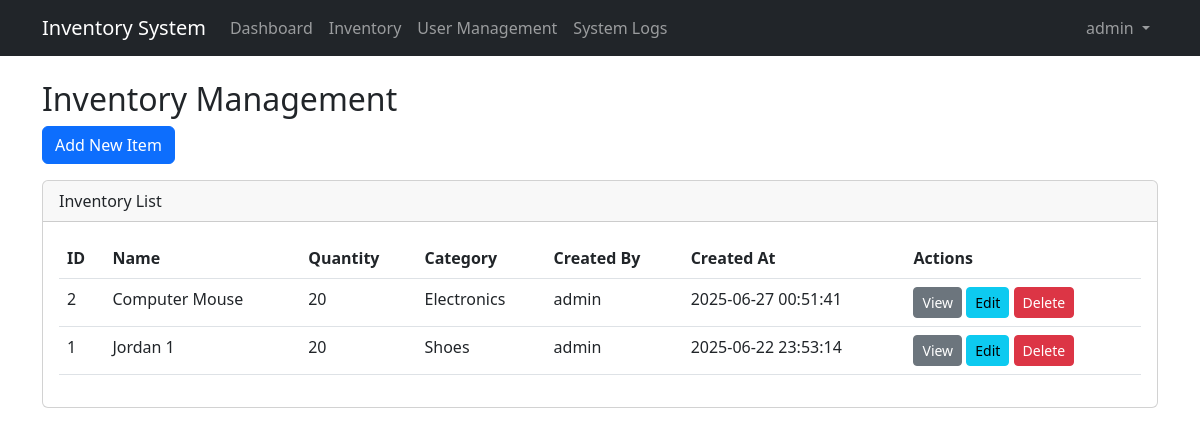
The app's page /inventory.php (signed in) with its own data.
### tables this page shows
CREATE TABLE `inventory` (
  `id` int(11) NOT NULL,
  `name` varchar(100) NOT NULL,
  `quantity` int(11) NOT NULL,
  `category` varchar(50) NOT NULL,
  `created_by` int(11) NOT NULL,
  `created_at` datetime DEFAULT current_timestamp(),
  `updated_at` datetime DEFAULT current_timestamp() ON UPDATE current_timestamp()
);

CREATE TABLE `users` (
  `id` int(11) NOT NULL,
  `username` varchar(50) NOT NULL,
  `password` varchar(255) NOT NULL,
  `role` enum('admin','staff') NOT NULL,
  `is_active` tinyint(1) DEFAULT 1,
  `login_attempts` int(11) DEFAULT 0,
  `last_failed_attempt` datetime DEFAULT NULL,
  `two_factor_secret` varchar(255) DEFAULT NULL,
  `last_login` datetime DEFAULT NULL,
  `created_at` datetime DEFAULT current_timestamp(),
  `updated_at` datetime DEFAULT current_timestamp() ON UPDATE current_timestamp(),
  `disabled` tinyint(1) NOT NULL DEFAULT 0,
  `disabled_at` datetime DEFAULT NULL,
  `failed_attempts` int(11) NOT NULL DEFAULT 0,
  `lock_until` datetime DEFAULT NULL,
  `permissions` varchar(255) DEFAULT NULL
);

### middleware.php (called while the page is built, shortened)
<?php
function has_permission($perm) {
    if (isset($_SESSION['role']) && $_SESSION['role'] === 'admin') return true;
    return in_array($perm, $_SESSION['permissions']);
}
?>

### inventory.php (the view, shortened to what this page needs)
<?php
require_once 'middleware.php';
$stmt = $pdo->query("SELECT i.*, u.username as creator FROM inventory i JOIN users u ON i.created_by = u.id ORDER BY i.created_at DESC");
$items = $stmt->fetchAll();
?>
<!DOCTYPE html>
<html>
<head>
    <link href="https://cdn.jsdelivr.net/npm/bootstrap@5.3.0/dist/css/bootstrap.min.css" rel="stylesheet">
</head>
<body>
    <?php include 'header.php'; ?>
    <div class="container mt-4">
        <h2>Inventory Management</h2>
        <?php if (has_permission('add')): ?>
        <button type="button" class="btn btn-primary mb-3" data-bs-toggle="modal" data-bs-target="#addItemModal">
            Add New Item
        </button>
        <?php endif; ?>
        <div class="card">
            <div class="card-header">
                Inventory List
            </div>
            <div class="card-body">
                <table class="table">
                    <thead>
                        <tr>
                            <th>ID</th>
                            <th>Name</th>
                            <th>Quantity</th>
                            <th>Category</th>
                            <th>Created By</th>
                            <th>Created At</th>
                            <th>Actions</th>
                        </tr>
                    </thead>
                    <tbody>
                        <?php foreach ($items as $item): ?>
                        <tr>
                            <td><?= $item['id'] ?></td>
                            <td><?= htmlspecialchars($item['name']) ?></td>
                            <td><?= $item['quantity'] ?></td>
                            <td><?= htmlspecialchars($item['category']) ?></td>
                            <td><?= htmlspecialchars($item['creator']) ?></td>
                            <td><?= $item['created_at'] ?></td>
                            <td>
                                <?php if (has_permission('view')): ?>
                                <button class="btn btn-sm btn-secondary" onclick='showViewItemModal(<?= json_encode($item) ?>)'>View</button>
                                <?php endif; ?>
                                <?php if (has_permission('update')): ?>
                                <button class="btn btn-sm btn-info" onclick='showEditItemModal(<?= json_encode($item) ?>)'>Edit</button>
                                <?php endif; ?>
                                <?php if (has_permission('delete')): ?>
                                <form method="POST" style="display: inline;">
                                    <button type="submit" name="delete_item" class="btn btn-sm btn-danger" onclick="return confirm('Are you sure?')">Delete</button>
                                </form>
                                <?php endif; ?>
                            </td>
                        </tr>
                        <?php endforeach; ?>
                    </tbody>
                </table>
            </div>
        </div>
    </div>
</body>
</html>

### records on screen
inventory: id "2", name "Computer Mouse", quantity "20", category "Electronics", created_by.username "admin", created_at "2025-06-27 00:51:41"
inventory: id "1", name "Jordan 1", quantity "20", category "Shoes", created_by.username "admin", created_at "2025-06-22 23:53:14"

### other values on screen
$_SESSION['username'] "admin"
